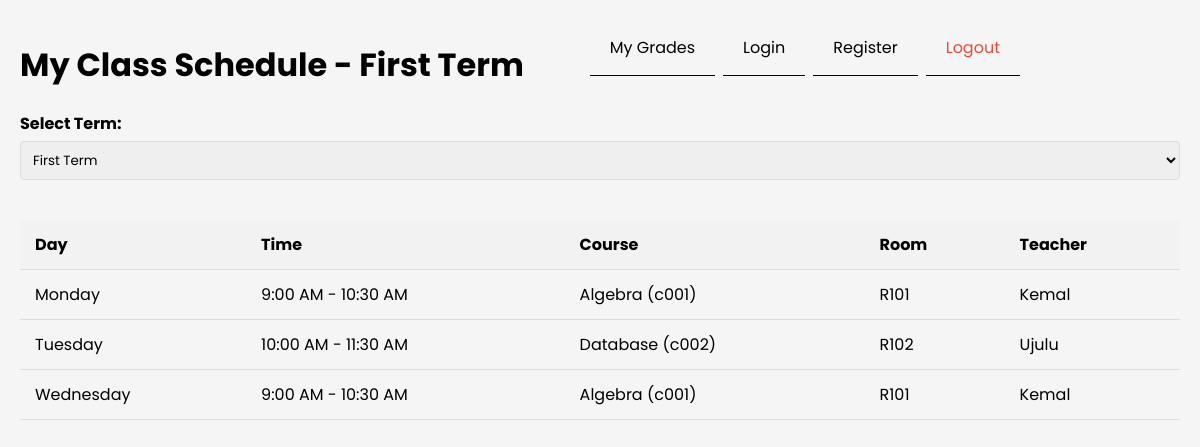
/student_schedule.php (signed in), run on the app's committed database.
### tables this page shows
CREATE TABLE class_sessions (
    session_id INT AUTO_INCREMENT PRIMARY KEY,
    course_id VARCHAR(10) NOT NULL,
    teacher_id VARCHAR(10) NULL,  
    room_id VARCHAR(10) NOT NULL,
    day_of_week ENUM('Monday', 'Tuesday', 'Wednesday', 'Thursday', 'Friday', 'Saturday', 'Sunday') NOT NULL,
    start_time TIME NOT NULL,
    end_time TIME NOT NULL,
    semester_term VARCHAR(50) NOT NULL,  
    FOREIGN KEY (course_id) REFERENCES courses(c_id) ON DELETE CASCADE ON UPDATE CASCADE,
    FOREIGN KEY (teacher_id) REFERENCES teachers(t_id) ON DELETE SET NULL ON UPDATE CASCADE,
    FOREIGN KEY (room_id) REFERENCES rooms(room_id) ON DELETE CASCADE ON UPDATE CASCADE,
     
    UNIQUE KEY `unique_room_time_slot` (`room_id`, `day_of_week`, `start_time`, `semester_term`),
    UNIQUE KEY `unique_room_time_slot_end` (`room_id`, `day_of_week`, `end_time`, `semester_term`),
     
    UNIQUE KEY `unique_teacher_time_slot` (`teacher_id`, `day_of_week`, `start_time`, `semester_term`),
    UNIQUE KEY `unique_teacher_time_slot_end` (`teacher_id`, `day_of_week`, `end_time`, `semester_term`)
     
     
     
);

CREATE TABLE courses (
    c_id VARCHAR(10) PRIMARY KEY,
    c_name VARCHAR(50) NOT NULL,
    department VARCHAR(30),
    teacher_id VARCHAR(10),
    FOREIGN KEY (teacher_id) REFERENCES teachers(t_id) ON DELETE SET NULL ON UPDATE CASCADE
);

CREATE TABLE rooms (
    room_id VARCHAR(10) PRIMARY KEY,
    bid_num VARCHAR(10) NOT NULL,
    room_type ENUM('Lecture','Lab') NOT NULL
);

CREATE TABLE teachers (
    t_id VARCHAR(10) PRIMARY KEY,
    t_name VARCHAR(50) NOT NULL,
    email VARCHAR(100) UNIQUE,
    major VARCHAR(30),
    phone VARCHAR(20) DEFAULT NULL
);

### student_schedule.php (the view, shortened to what this page needs)
<?php
require_once "dbcon.php";
$student_id = $_SESSION['user_id'];
$terms_available = ["First Term", "Second Term", "Third Term", "Forth Term"];
$selected_term = isset($_GET['term']) && in_array($_GET['term'], $terms_available) ? $_GET['term'] : $terms_available[0];
$student_course_ids = [];
$stmt_student_courses = $db->prepare(
    "SELECT DISTINCT m.course_id
     FROM marks m
     WHERE m.student_id = ?"
);
$stmt_student_courses->bind_param("s", $student_id);
$stmt_student_courses->execute();
$course_results = $stmt_student_courses->get_result();
while($row = $course_results->fetch_assoc()){
    $student_course_ids[] = $row['course_id'];
}
$schedule_data = [];
if (!empty($student_course_ids) && $selected_term) {
    $placeholders = implode(',', array_fill(0, count($student_course_ids), '?'));
    $types = str_repeat('s', count($student_course_ids));
    $sql_schedule = "SELECT cs.*, c.c_name, t.t_name, r.room_id as room_display_name
                     FROM class_sessions cs
                     JOIN courses c ON cs.course_id = c.c_id
                     LEFT JOIN teachers t ON cs.teacher_id = t.t_id
                     JOIN rooms r ON cs.room_id = r.room_id
                     WHERE cs.course_id IN ($placeholders)
                     AND cs.semester_term = ?
                     ORDER BY FIELD(cs.day_of_week, 'Monday', 'Tuesday', 'Wednesday', 'Thursday', 'Friday', 'Saturday', 'Sunday'), cs.start_time";
    $stmt_schedule = $db->prepare($sql_schedule);
    if ($stmt_schedule) {
        $params = array_merge($student_course_ids, [$selected_term]);
        $stmt_schedule->bind_param($types . "s", ...$params);
        $stmt_schedule->execute();
        $schedule_data = $stmt_schedule->get_result()->fetch_all(MYSQLI_ASSOC);
    } else {
    }
}
?>
<!DOCTYPE html>
<html lang="en">
<head>
    <link rel="stylesheet" href="css/students.css">
</head>
<body>
    <div class="main-content">
        <h1>My Class Schedule - <?php echo htmlspecialchars($selected_term); ?></h1>
        <form method="GET" action="student_schedule.php" style="margin-bottom: 20px;">
            <label for="term">Select Term:</label>
            <select name="term" id="term" onchange="this.form.submit()">
                <?php foreach ($terms_available as $term_option): ?>
                    <option value="<?php echo htmlspecialchars($term_option); ?>" <?php echo ($selected_term == $term_option) ? 'selected' : ''; ?>>
                        <?php echo htmlspecialchars($term_option); ?>
                    </option>
                <?php endforeach; ?>
            </select>
        </form>
            <div id="sidebar">
                <a href="grades.php" <?php echo basename($_SERVER['PHP_SELF']) == 'grades.php' ? 'style="background: #34495e;"' : ''; ?>>My Grades</a>
                <a href="login.php" <?php echo basename($_SERVER['PHP_SELF']) == 'login.php' ? 'style="background: #34495e;"' : ''; ?>>Login</a>
                <a href="register.php" <?php echo basename($_SERVER['PHP_SELF']) == 'register.php' ? 'style="background: #34495e;"' : ''; ?>>Register</a>
                <a href="logout.php" style="color: #e74c3c;">Logout</a>
            </div>
        <table>
            <thead>
                <tr>
                    <th>Day</th>
                    <th>Time</th>
                    <th>Course</th>
                    <th>Room</th>
                    <th>Teacher</th>
                </tr>
            </thead>
            <tbody>
                <?php if (empty($schedule_data)): ?>
                    <tr><td colspan="5" style="text-align:center;">No classes scheduled for you this semester, or no schedule available.</td></tr>
                <?php else: ?>
                    <?php foreach ($schedule_data as $session): ?>
                        <tr>
                            <td><?php echo htmlspecialchars($session['day_of_week']); ?></td>
                            <td><?php echo date("g:i A", strtotime($session['start_time'])); ?> - <?php echo date("g:i A", strtotime($session['end_time'])); ?></td>
                            <td><?php echo htmlspecialchars($session['c_name']); ?> (<?php echo htmlspecialchars($session['course_id']); ?>)</td>
                            <td><?php echo htmlspecialchars($session['room_display_name']); ?></td>
                            <td><?php echo htmlspecialchars($session['t_name'] ?? 'N/A'); ?></td>
                        </tr>
                    <?php endforeach; ?>
                <?php endif; ?>
            </tbody>
        </table>
    </div>
</body>
</html>

### css/students.css (style rules this page uses)
* { font-family: 'Poppins', Arial, sans-serif; }
body { margin: 0; padding: 0; background-color: #f5f5f5; }
.main-content { margin-left: 250px; padding: 20px; }
table { width: 100%; border-collapse: collapse; }
th, td { padding: 12px 15px; text-align: left; border-bottom: 1px solid #ddd; }
th { background-color: #f2f2f2; }
label { display: block; margin-bottom: 5px; font-weight: bold; }
input, select { width: 100%; padding: 8px; border: 1px solid #ddd; border-radius: 4px; }

### student_schedule.php (style rules this page uses)
.main-content { padding: 20px; margin: 0px; display: flex; justify-content: center; flex-direction: column; }
table { width: 100%; border-collapse: collapse; margin-top: 20px; }
th, td { padding: 12px 15px; text-align: left; border-bottom: 1px solid #ddd; }
th { background-color: #f2f2f2; }
#sidebar { background: transparent; color: black; padding: 20px 0; position: absolute; top: 0; right: 180px; display: flex; height: fit-content; gap: 8px; }
#sidebar a { color: black; padding: 15px 20px; text-decoration: none; display: block; transition: 0.3s; border-bottom: 1px solid black; }

### data on the page
class_sessions: day_of_week "Monday", start_time "9:00 AM", end_time "10:30 AM", course.c_name "Algebra", course "c001", room.room_id "R101", teacher.t_name "Kemal"
class_sessions: day_of_week "Tuesday", start_time "10:00 AM", end_time "11:30 AM", course.c_name "Database", course "c002", room.room_id "R102", teacher.t_name "Ujulu"
class_sessions: day_of_week "Wednesday", start_time "9:00 AM", end_time "10:30 AM", course.c_name "Algebra", course "c001", room.room_id "R101", teacher.t_name "Kemal"

### other printed values
$selected_term "First Term"
form field term "First Term"
